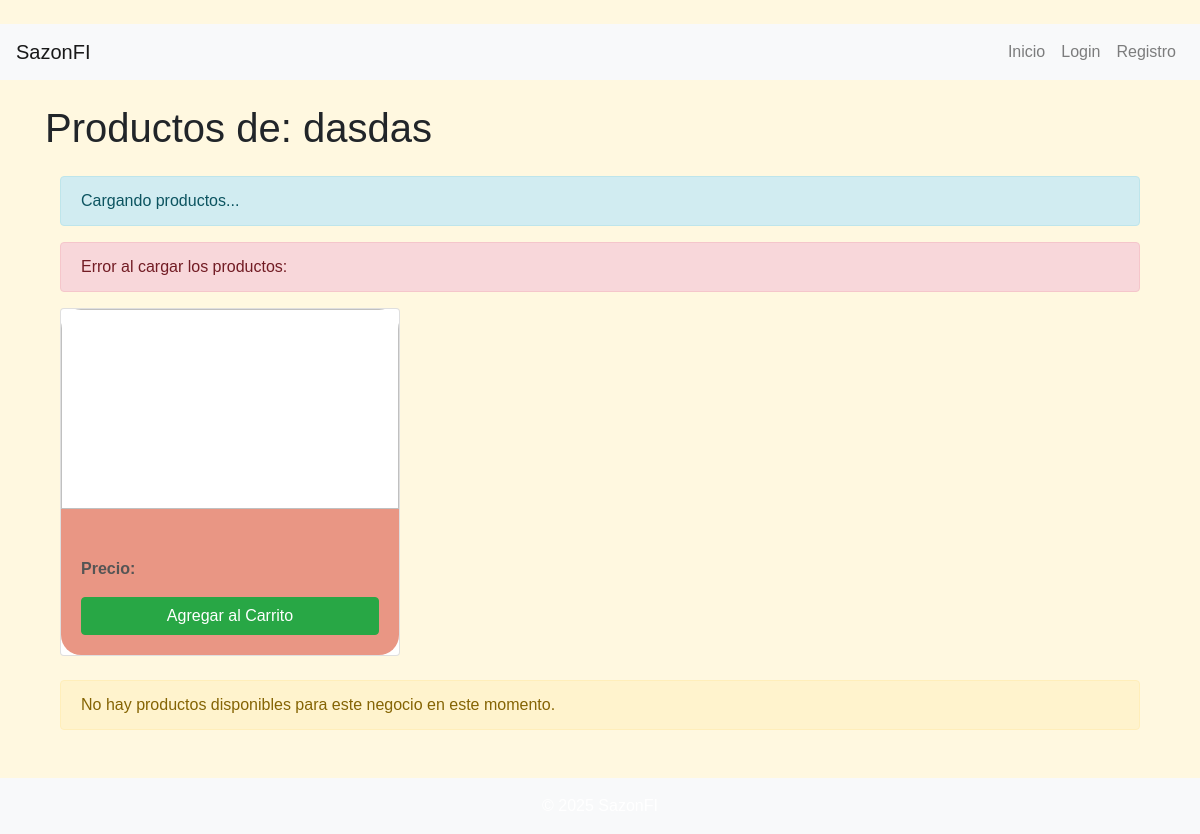
Page /negocios/3/productos/ on the earlier database version.
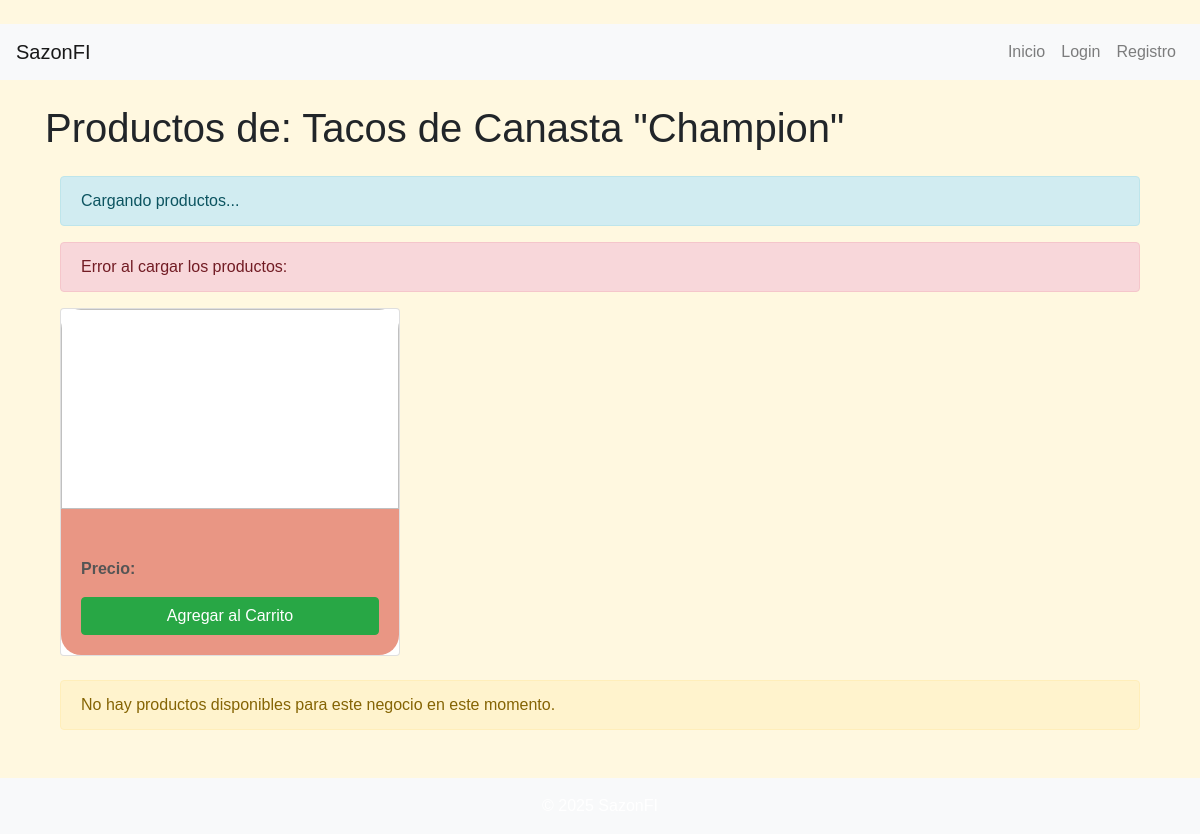
Same page on the later database version.
### negocios/models.py (models this page shows, shortened)
class Negocio(models.Model):
    usuario = models.ForeignKey(settings.AUTH_USER_MODEL, on_delete=models.CASCADE)
    nombre = models.CharField(max_length=255)
    descripcion = models.TextField(blank=True, null=True)
    direccion = models.CharField(max_length=255, blank=True, null=True)
    telefono = models.CharField(max_length=20, blank=True, null=True)
    logo = models.ImageField(upload_to='negocios/logos/', null=True, blank=True)

### negocios/views.py (the view)
# urls.py: path('<int:id_negocio>/productos/', views.vista_html_productos_por_negocio, name='pagina_productos_de_negocio'),
def vista_html_productos_por_negocio(request, id_negocio):
    negocio = get_object_or_404(Negocio, pk=id_negocio)
    lista_productos = Producto.objects.filter(negocio=negocio)
    context = { 'negocio': negocio, 'nombre_negocio': negocio.nombre, 'id_negocio_para_js': id_negocio, 'productos_list': lista_productos, }
    return render(request, 'negocio/productos_negocio.html', context)

### templates/negocio/productos_negocio.html (shortened to what this page needs)
﻿{% extends 'base.html' %}
{% block content %}
<div id="app-productos">
    <h1>Productos de: {{ nombre_negocio }}</h1>
    <div class="container mt-4">
        <div v-if="loading" class="alert alert-info">
            Cargando productos...
        </div>
        <div v-if="errorApi" class="alert alert-danger">
            Error al cargar los productos:
        </div>
        <div class="row" v-if="productos.length > 0">
            <div class="col-md-4 mb-4" v-for="producto in productos" :key="producto.id">
                <div class="card h-100">
                    <img :src="producto.imagen_url"
                         class="card-img-top"
                         :alt="'Imagen de ' + producto.nombre"
                         style="height: 200px; object-fit: cover;"
                         onerror="this.onerror=null; this.src='https://placehold.co/300x200/EFEFEF/AAAAAA?text=Imagen+No+Disponible';">
                    <div class="card-body d-flex flex-column">
                        <p class="card-text"><strong>Precio:</strong> </p>
                        <button type="button" @click="agregarAlCarrito(producto)" class="btn btn-success mt-auto">Agregar al Carrito</button>
                    </div>
                </div>
            </div>
        </div>
        <div v-if="!loading && !errorApi && productos.length === 0" class="alert alert-warning">
            No hay productos disponibles para este negocio en este momento.
        </div>
    </div>
</div>
{% endblock %}

### templates/base.html (shortened to what this page needs)
﻿<!DOCTYPE html>
<html lang="es">
<head>
    <link rel="stylesheet" href="https://stackpath.bootstrapcdn.com/bootstrap/4.5.2/css/bootstrap.min.css">
    {% load static %}
    <link rel="stylesheet" href="{% static 'css/style.css' %}">
</head>
<body>
    <nav class="navbar navbar-expand-lg navbar-light bg-light">
        <a class="navbar-brand" href="{% url 'index' %}">SazonFI</a>
        <div class="collapse navbar-collapse" id="navbarNav">
            <ul class="navbar-nav ml-auto">
                <li class="nav-item">
                    <a class="nav-link" href="{% url 'index' %}">Inicio</a>
                </li>
                <li class="nav-item" id="login-link">
                    <a class="nav-link" href="{% url 'login' %}">Login</a>
                </li>
                <li class="nav-item" id="registro-link">
                    <a class="nav-link" href="{% url 'registro' %}">Registro</a>
                </li>
            </ul>
        </div>
    </nav>
    <div class="container mt-4">
        {% block content %}
        {% endblock %}
    </div>
    <footer class="mt-5 bg-light text-center py-3">
        <p>&copy; 2025 SazonFI</p>
    </footer>
</body>
</html>

### static/css/style.css (style rules this page uses)
body { background-color: var(--fondo); font-family: sans-serif; }
footer { background-color: var(--fondoNavFot); color: var(--textoNav); padding: 15px 0; }
footer p { margin-bottom: 0; }
.card.h-100 { display: flex; flex-direction: column; }
.card .card-img-top { border-radius: 20px 20px 0 0; }
.card .card-body { background-color: #e2725bbe; border-radius: 0 0 20px 20px; padding: 1.25rem; }
.card .card-text { color: #555; flex-grow: 1; }

Differences in the rows shown:
changed Negocio: nombre "dasdas" → "Tacos de Canasta \"Champion\""
